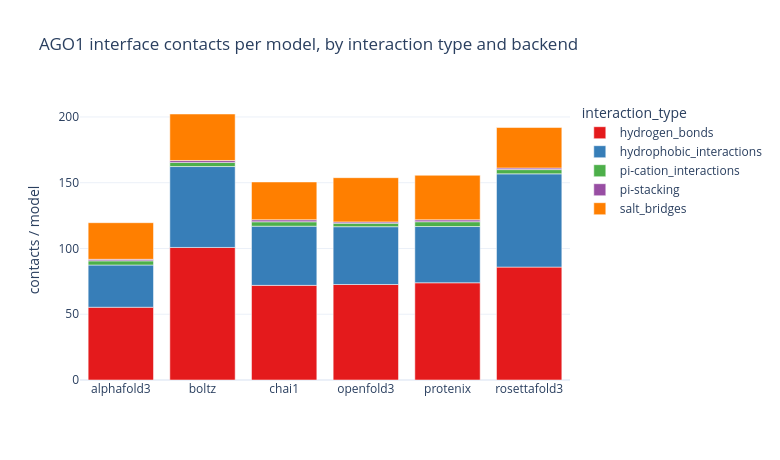

Notebook source saved alongside this figure:
### Markdown cell above
## Interaction-type breakdown

### Code cell
print("Interaction type counts:")
display(df["interaction_type"].value_counts().rename("count").to_frame())

print("\nInteraction type by receptor-ligand chain pair:")
display(df.groupby(["reschain", "reschain_lig", "interaction_type"], observed=True)
        .size().rename("count").reset_index().sort_values("count", ascending=False).head(20))

per_backend_itype = (df.groupby(["backend", "interaction_type"], observed=True).size()
    .div(df.groupby("backend")["fname"].nunique(), level="backend")
    .rename("contacts_per_model").reset_index())
fig = px.bar(per_backend_itype, x="backend", y="contacts_per_model", color="interaction_type",
             color_discrete_sequence=ITYPE_PALETTE, template=TEMPLATE,
             title=f"{RECEPTOR_NAME} interface contacts per model, by interaction type and backend")
fig.update_layout(width=780, height=460, xaxis_title="", yaxis_title="contacts / model")
save_fig(fig, "interaction_types_by_backend.html")

### Figure 1 — Plotly figure (JSON) as saved in the notebook; plotly's stock layout.template omitted (floating-point values rounded to 4 significant figures)
{"data": [{"hovertemplate": "interaction_type=hydrogen_bonds<br>backend=%{x}<br>contacts_per_model=%{y}<extra></extra>", "legendgroup": "hydrogen_bonds", "marker": {"color": "rgb(228,26,28)", "pattern": {"shape": ""}}, "name": "hydrogen_bonds", "orientation": "v", "showlegend": true, "textposition": "auto", "type": "bar", "x": ["alphafold3", "boltz", "chai1", "openfold3", "protenix", "rosettafold3"], "xaxis": "x", "y": [55.32, 100.8, 71.95, 72.62, 73.93, 85.86], "yaxis": "y"}, {"hovertemplate": "interaction_type=hydrophobic_interactions<br>backend=%{x}<br>contacts_per_model=%{y}<extra></extra>", "legendgroup": "hydrophobic_interactions", "marker": {"color": "rgb(55,126,184)", "pattern": {"shape": ""}}, "name": "hydrophobic_interactions", "orientation": "v", "showlegend": true, "textposition": "auto", "type": "bar", "x": ["alphafold3", "boltz", "chai1", "openfold3", "protenix", "rosettafold3"], "xaxis": "x", "y": [32.1, 61.52, 45.0, 43.95, 42.76, 70.9], "yaxis": "y"}, {"hovertemplate": "interaction_type=pi-cation_interactions<br>backend=%{x}<br>contacts_per_model=%{y}<extra></extra>", "legendgroup": "pi-cation_interactions", "marker": {"color": "rgb(77,175,74)", "pattern": {"shape": ""}}, "name": "pi-cation_interactions", "orientation": "v", "showlegend": true, "textposition": "auto", "type": "bar", "x": ["alphafold3", "boltz", "chai1", "openfold3", "protenix", "rosettafold3"], "xaxis": "x", "y": [3.19, 3.16, 3.34, 2.63, 3.657, 3.214], "yaxis": "y"}, {"hovertemplate": "interaction_type=pi-stacking<br>backend=%{x}<br>contacts_per_model=%{y}<extra></extra>", "legendgroup": "pi-stacking", "marker": {"color": "rgb(152,78,163)", "pattern": {"shape": ""}}, "name": "pi-stacking", "orientation": "v", "showlegend": true, "textposition": "auto", "type": "bar", "x": ["alphafold3", "boltz", "chai1", "openfold3", "protenix", "rosettafold3"], "xaxis": "x", "y": [1.15, 1.44, 1.53, 1.01, 1.444, 1.214], "yaxis": "y"}, {"hovertemplate": "interaction_type=salt_bridges<br>backend=%{x}<br>contacts_per_model=%{y}<extra></extra>", "legendgroup": "salt_bridges", "marker": {"color": "rgb(255,127,0)", "pattern": {"shape": ""}}, "name": "salt_bridges", "orientation": "v", "showlegend": true, "textposition": "auto", "type": "bar", "x": ["alphafold3", "boltz", "chai1", "openfold3", "protenix", "rosettafold3"], "xaxis": "x", "y": [27.85, 35.35, 28.76, 33.62, 33.88, 30.79], "yaxis": "y"}], "layout": {"barmode": "relative", "height": 460, "legend": {"title": {"text": "interaction_type"}, "tracegroupgap": 0}, "title": {"text": "AGO1 interface contacts per model, by interaction type and backend"}, "width": 780, "xaxis": {"anchor": "y", "domain": [0.0, 1.0], "title": {"text": ""}}, "yaxis": {"anchor": "x", "domain": [0.0, 1.0], "title": {"text": "contacts / model"}}}}
